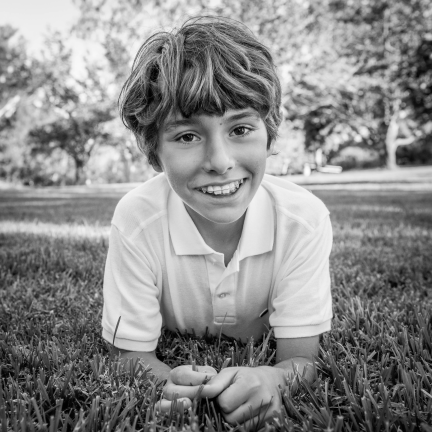
#> input picture Deep_Neural_Networks(DNN)/Face_Detection_using_DNN/Applications/boy.jpg, 432 x 432 px
$ jupyter execute --allow-errors 14_02_Face_Blurring.ipynb   (shell and % lines are left out)
#> lines starting #> are read from the running program, lines starting #| are printed output that depends on the picture
<h1 style="font-size:30px;">Application: Face Blurring</h1>

In today's world, cameras and videos are everywhere and privacy has become a big concern, so much so that manual identification and annotation to preserve privacy are often not practical. In this application notebook we will demonstrate how to automatically identify faces in images using a deep learning model and then obfuscate them using various techniques to preserve privacy by obscuring the identity of the people in the images. This notebook will demonstrate various techniques using images, but this can easily be extended to videos based on the prior modules that covered video analysis. In this notebook we will use standard blurring, pixelation, and also incorporate the use of an elliptical mask to provide a better approximation to blurring the shape of a person's face.

<br>
<center>

</center>
<br>

[cell 1]
import numpy as np
import matplotlib.pyplot as plt
import cv2
plt.rcParams['axes.titlesize'] = 14
plt.rcParams['axes.labelsize'] = 14

if 'google.colab' in str(get_ipython()):
    print("Downloading Code to Colab Environment")
    !wget https://www.dropbox.com/sh/tmpmbzdxjjkjtoq/AAA3p1uP0DyR_Vry6tQNg423a?dl=1 -O module-code.zip -q --show-progress
    !unzip -qq module-code.zip
    %cd Applications/
else:
    pass

# 1. Preview Images

[cell 2]
img1 = cv2.imread('boy.jpg', cv2.IMREAD_COLOR)
#> img1 is the input picture: shape (432, 432, 3); min 0, max 254, mean 137.9
img2 = cv2.imread('family.jpg', cv2.IMREAD_COLOR)
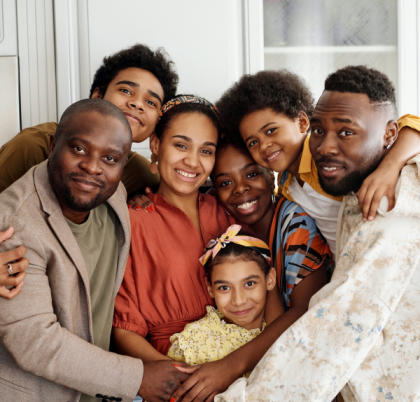
#> input picture Deep_Neural_Networks(DNN)/Face_Detection_using_DNN/Applications/family.jpg, 420 x 402 px
#> img2 is the input picture: shape (402, 420, 3); mean B, G, R 119.5, 132.8, 158.7

fig = plt.figure(figsize=(18,10))

plt.subplot(1,2,1); plt.axis('off'); plt.imshow(img1[:,:,::-1])
plt.subplot(1,2,2); plt.axis('off'); plt.imshow(img2[:,:,::-1]);
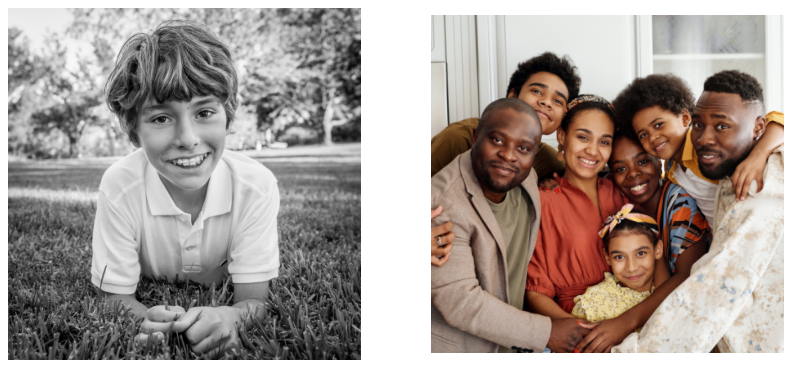
#> figure drawn by matplotlib, 2 panels
